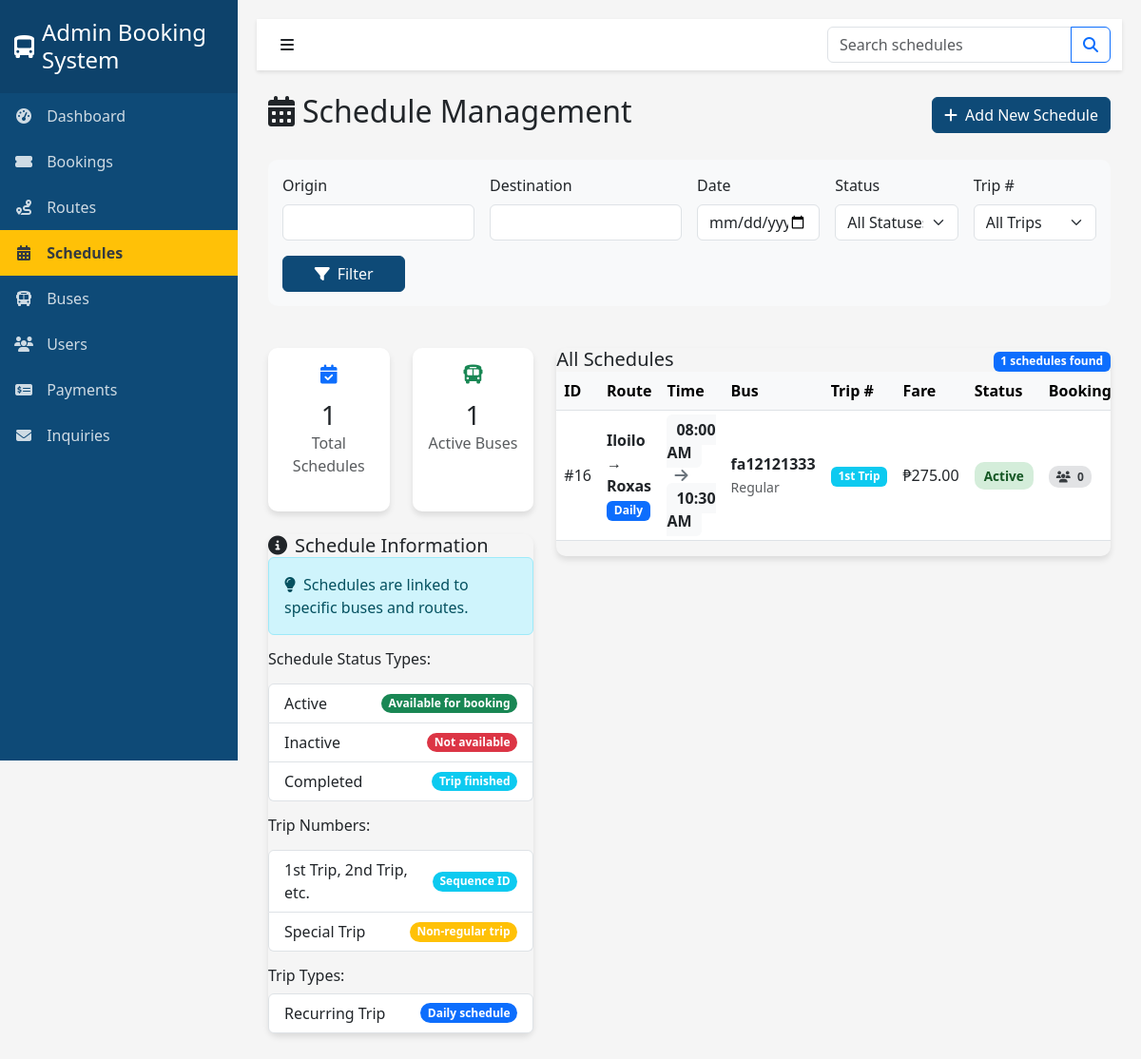
/admin/tabs/schedules_admin.php, run on the app's committed database.
### tables this page shows
CREATE TABLE `schedules` (
  `id` int(11) NOT NULL,
  `bus_id` int(11) NOT NULL,
  `origin` varchar(255) NOT NULL,
  `destination` varchar(255) NOT NULL,
  `departure_time` time NOT NULL,
  `arrival_time` time NOT NULL,
  `fare_amount` decimal(10,2) NOT NULL,
  `recurring` tinyint(1) NOT NULL DEFAULT 0,
  `trip_number` varchar(20) DEFAULT NULL,
  `status` varchar(20) NOT NULL DEFAULT 'active',
  `days_of_week` set('monday','tuesday','wednesday','thursday','friday','saturday','sunday') DEFAULT 'monday,tuesday,wednesday,thursday,friday,saturday,sunday',
  `effective_date` date DEFAULT NULL,
  `expiry_date` date DEFAULT NULL,
  `date` date DEFAULT NULL,
  `special_notes` text DEFAULT NULL,
  `created_at` timestamp NOT NULL DEFAULT current_timestamp(),
  `updated_at` timestamp NOT NULL DEFAULT current_timestamp() ON UPDATE current_timestamp()
);

CREATE TABLE `buses` (
  `id` int(11) NOT NULL,
  `bus_type` varchar(50) NOT NULL,
  `seat_capacity` int(11) NOT NULL,
  `plate_number` varchar(20) NOT NULL,
  `driver_name` varchar(100) NOT NULL,
  `conductor_name` varchar(100) NOT NULL,
  `status` enum('Active','Inactive','Under Maintenance') DEFAULT 'Active',
  `route_id` int(11) DEFAULT NULL,
  `route_name` varchar(255) NOT NULL,
  `origin` varchar(100) DEFAULT NULL,
  `destination` varchar(100) DEFAULT NULL,
  `bus_model` varchar(100) DEFAULT NULL,
  `year_manufactured` year(4) DEFAULT NULL,
  `last_maintenance` date DEFAULT NULL,
  `next_maintenance` date DEFAULT NULL,
  `fuel_type` enum('diesel','gasoline','electric','hybrid') DEFAULT 'diesel',
  `wifi_available` tinyint(1) DEFAULT 0,
  `charging_ports` tinyint(1) DEFAULT 0,
  `wheelchair_accessible` tinyint(1) DEFAULT 0,
  `created_at` timestamp NOT NULL DEFAULT current_timestamp(),
  `updated_at` timestamp NOT NULL DEFAULT current_timestamp() ON UPDATE current_timestamp()
);

### admin/tabs/schedules_admin.php (the view, shortened to what the rows shown need)
<?php
require_once "../../backend/connections/config.php";
$tableExists = $conn->query("SHOW TABLES LIKE 'bookings'");
$bookings_table_exists = $tableExists && $tableExists->num_rows > 0;
$selected_date = isset($_GET['filter_date']) ? $_GET['filter_date'] : date('Y-m-d');
$schedules = [];
try {
    $whereParams = [];
    $paramTypes = "";
    if ($bookings_table_exists) {
        $baseQuery = "SELECT s.*,
                     b.plate_number,
                     b.bus_type,
                     b.route_name,
                     (SELECT COUNT(*) FROM bookings WHERE bus_id = s.bus_id AND DATE(booking_date) = ?) as booking_count
                     FROM schedules s
                     JOIN buses b ON s.bus_id = b.id";
        array_unshift($whereParams, $selected_date);
        $paramTypes = "s" . $paramTypes;
    }
    $baseQuery .= " ORDER BY s.departure_time, s.origin, s.destination";
    if ($bookings_table_exists && !empty($whereParams)) {
        $stmt = $conn->prepare($baseQuery);
        $stmt->bind_param($paramTypes, ...$whereParams);
        $stmt->execute();
        $result = $stmt->get_result();
    } elseif (!$bookings_table_exists && !empty($whereParams) && !empty($paramTypes)) {
        $stmt = $conn->prepare($baseQuery);
        $stmt->bind_param($paramTypes, ...$whereParams);
        $stmt->execute();
        $result = $stmt->get_result();
    } else {
        $result = $conn->query($baseQuery);
    }
    if ($result) {
        while ($row = $result->fetch_assoc()) {
            $schedules[] = $row;
        }
    }
} catch (Exception $e) {
    $error_message = "Error fetching schedules data: " . $e->getMessage();
}
?>
<!DOCTYPE html>
<html lang="en">
<head>
    <link href="https://cdn.jsdelivr.net/npm/bootstrap@5.3.0-alpha1/dist/css/bootstrap.min.css" rel="stylesheet">
    <link rel="stylesheet" href="https://cdnjs.cloudflare.com/ajax/libs/font-awesome/6.1.1/css/all.min.css">
    <link href="../css/admin.css" rel="stylesheet">
</head>
<body>
    <div class="wrapper">
        <div class="content">
            <div class="container-fluid">
                <div class="d-flex justify-content-between align-items-center mb-4">
                    <h2><i class="fas fa-calendar-alt me-2"></i>Schedule Management</h2>
                </div>
                <div class="row">
                    <div class="col-md-8">
                        <div class="card1">
                            <div class="card-body">
                                <?php if (count($schedules) > 0): ?>
                                <div class="table-responsive">
                                    <table class="table table-hover align-middle">
                                        <thead>
                                            <tr>
                                                <th>ID</th>
                                                <th>Route</th>
                                                <th>Time</th>
                                                <th>Bus</th>
                                                <th>Trip #</th>
                                                <th>Fare</th>
                                                <th>Status</th>
                                                <th>Bookings</th>
                                            </tr>
                                        </thead>
                                        <tbody>
                                            <?php foreach ($schedules as $schedule): ?>
                                            <tr>
                                                <td>#<?php echo $schedule['id']; ?></td>
                                                <td>
                                                    <div class="fw-bold"><?php echo ucfirst(htmlspecialchars($schedule['origin'])); ?> → <?php echo ucfirst(htmlspecialchars($schedule['destination'])); ?></div>
                                                    <span class="badge bg-primary">Daily</span>
                                                </td>
                                                <td>
                                                    <span class="time-badge"><?php echo date('h:i A', strtotime($schedule['departure_time'])); ?></span>
                                                    <span class="time-arrow"><i class="fas fa-arrow-right"></i></span>
                                                    <span class="time-badge"><?php echo date('h:i A', strtotime($schedule['arrival_time'])); ?></span>
                                                </td>
                                                <td>
                                                    <div class="fw-bold"><?php echo htmlspecialchars($schedule['plate_number']); ?></div>
                                                    <small class="text-muted"><?php echo htmlspecialchars($schedule['bus_type']); ?></small>
                                                </td>
                                                <td>
                                                    <?php if (!empty($schedule['trip_number'])): ?>
                                                    <span class="badge bg-info"><?php echo htmlspecialchars($schedule['trip_number']); ?></span>
                                                    <?php else: ?>
                                                    <span class="text-muted">-</span>
                                                    <?php endif; ?>
                                                </td>
                                                <td>₱<?php echo number_format($schedule['fare_amount'], 2); ?></td>
                                                <td>
                                                    <?php if ($schedule['status'] === 'active'): ?>
                                                    <span class="schedule-status status-active"><?php echo ucfirst($schedule['status']); ?></span>
                                                    <?php elseif ($schedule['status'] === 'inactive'): ?>
                                                    <span class="schedule-status status-inactive"><?php echo ucfirst($schedule['status']); ?></span>
                                                    <?php else: ?>
                                                    <span class="schedule-status status-completed"><?php echo ucfirst($schedule['status']); ?></span>
                                                    <?php endif; ?>
                                                </td>
                                                <td>
                                                    <span class="booking-count-badge">
                                                        <i class="fas fa-users me-1"></i>
                                                        <?php echo $schedule['booking_count']; ?>
                                                    </span>
                                                </td>
                                            </tr>
                                            <?php endforeach; ?>
                                        </tbody>
                                    </table>
                                </div>
                                <?php else: ?>
                                <div class="alert alert-info">
                                    <i class="fas fa-info-circle me-2"></i>No schedules found. Add your first schedule using the "Add New Schedule" button.
                                </div>
                                <?php endif; ?>
                            </div>
                        </div>
                    </div>
                </div>
            </div>
        </div>
    </div>
</body>
</html>

### data on the page
schedules: id "16", origin "Iloilo", destination "Roxas", departure_time "08:00 AM", arrival_time "10:30 AM", bus.plate_number "fa12121333", bus.bus_type "Regular", trip_number "1st Trip", fare_amount "275.00", status "Active", booking_count "0"

### other printed values
count($schedules) "1"
count($buses) "1"
